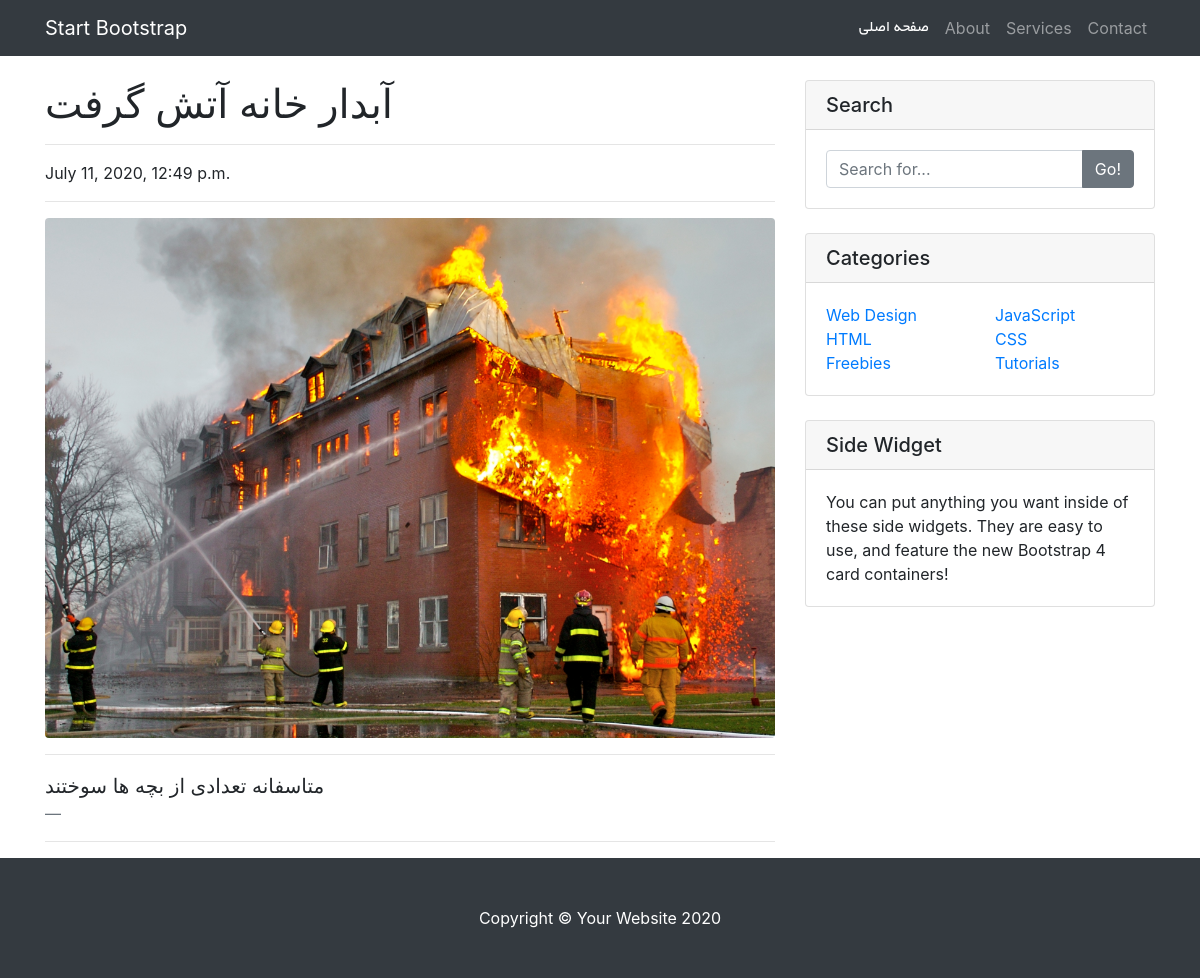
Screenshot of /news/8 with the database file from the repository.
### news/models.py (models this page shows, shortened)
class News(models.Model):
    title = models.CharField(max_length = 300)
    explanation = models.CharField(max_length = 500)
    time = models.DateTimeField(auto_now=True)
    image = models.ImageField(upload_to='news'  , validators=[news_image_size])
    class Meta:
        ordering = ('-time',)
        verbose_name_plural = "اخبار مدرسه"

### news/views.py (the view)
# urls.py: path('<int:pk>' , views.this_new , name='this_new')
def this_new(request  , pk = None , template_name = 'news/this_new.html'):
    new = News.objects.get(id = pk)
    serialized_comment_of_this_news = serialize_comments(comments_of_this_new(new))
    data_to_send = {}
    data_to_send['new'] = new
    data_to_send['comments'] = comments_of_this_new(new)
    return render(request , template_name , data_to_send )

### news/views.py (called while the page is built)
def comments_of_this_new(new):
    return Comments.objects.filter(news = new)

### school_home/serializers.py (called while the page is built)
def serialize_comments(comments):
    comments_serialized = Comment_Serializer(comments , many = True )
    return comments_serialized

### news/templates/news/this_new.html (shortened to what this page needs)
{% load static %}
<!DOCTYPE html>
<html lang="en">
<head>
  <link rel="stylesheet" type="text/css" href=" {% static "pfont.css"  %}">
  <link href="{% static 'news/vendor/bootstrap/css/bootstrap.min.css' %}" rel="stylesheet">
  <link href="{% static 'news/css/blog-post.css' %}" rel="stylesheet">
</head>
<body>
  <div class='container'>
  <nav class="navbar navbar-expand-lg navbar-dark bg-dark fixed-top" >
    <div class="container">
      <a class="navbar-brand" href="#">Start Bootstrap</a>
      <div class="collapse navbar-collapse" id="navbarResponsive">
        <ul class="navbar-nav ml-auto">
          <li class="nav-item active">
            <a class="nav-link" href="/../../" style='font-family: "byekan"'>صفحه اصلی
            </a>
          </li>
          <li class="nav-item">
            <a class="nav-link" href="#">About</a>
          </li>
          <li class="nav-item">
            <a class="nav-link" href="#">Services</a>
          </li>
          <li class="nav-item">
            <a class="nav-link" href="#">Contact</a>
          </li>
        </ul>
      </div>
    </div>
  </nav>
  </div>
  <div class="container">
    <div class="row">
      <div class="col-lg-8">
        <h1 class="mt-4">{{new.title}}</h1>
        <hr>
        <p> {{new.time}}</p>
        <hr>
        <img class="img-fluid rounded" src={{ new.image.url}} alt="">
        <hr>
        <blockquote class="blockquote">
          <p class="mb-0">{{new.explanation}}</p>
          <footer class="blockquote-footer">
          </footer>
        </blockquote>
        <hr>
      </div>
      <div class="col-md-4">
        <div class="card my-4">
          <h5 class="card-header">Search</h5>
          <div class="card-body">
            <div class="input-group">
              <input type="text" class="form-control" placeholder="Search for...">
              <span class="input-group-append">
                <button class="btn btn-secondary" type="button">Go!</button>
              </span>
            </div>
          </div>
        </div>
        <div class="card my-4">
          <h5 class="card-header">Categories</h5>
          <div class="card-body">
            <div class="row">
              <div class="col-lg-6">
                <ul class="list-unstyled mb-0">
                  <li>
                    <a href="#">Web Design</a>
                  </li>
                  <li>
                    <a href="#">HTML</a>
                  </li>
                  <li>
                    <a href="#">Freebies</a>
                  </li>
                </ul>
              </div>
              <div class="col-lg-6">
                <ul class="list-unstyled mb-0">
                  <li>
                    <a href="#">JavaScript</a>
                  </li>
                  <li>
                    <a href="#">CSS</a>
                  </li>
                  <li>
                    <a href="#">Tutorials</a>
                  </li>
                </ul>
              </div>
            </div>
          </div>
        </div>
        <div class="card my-4">
          <h5 class="card-header">Side Widget</h5>
          <div class="card-body">
            You can put anything you want inside of these side widgets. They are easy to use, and feature the new Bootstrap 4 card containers!
          </div>
        </div>
      </div>
    </div>
  </div>
  <footer class="py-5 bg-dark">
    <div class="container">
      <p class="m-0 text-center text-white">Copyright &copy; Your Website 2020</p>
    </div>
  </footer>
</body>
</html>

### news/static/news/css/blog-post.css (style rules this page uses)
body { padding-top: 56px; }

### rows the page displays
News: title "آبدار خانه آتش گرفت", time "July 11, 2020, 12:49 p.m.", image (picture), explanation "متاسفانه تعدادی از بچه ها سوختند"
